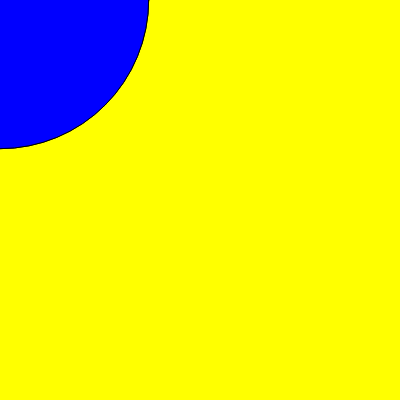
Frame 1 (no input)
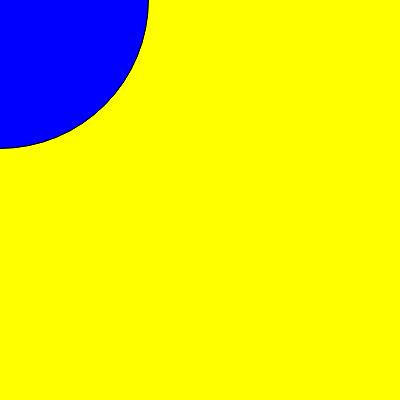
Frame 60 (no input)
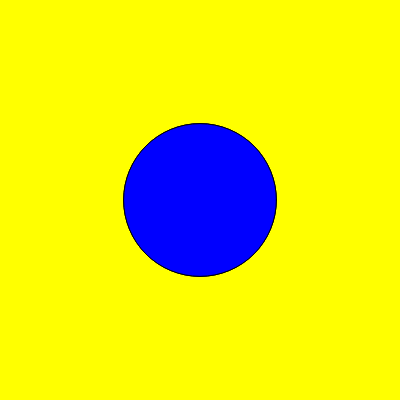
Frame 120 (the mouse pressed at the canvas centre since frame 60)

The p5.js sketch that drew these frames (run headless with seeded random() and noise() and a simulated clock; from frame 60 on, the mouse is pressed at the canvas centre):

// p5.js sketch
// ── sketch.js
let x; //criando variavel X
let y; //criando variavel Y

function setup() {
  createCanvas(400, 400);
  x = random(400);   //sorteando numero até 400
  x = int(x);       // transformando p/ numero inteiro
  y = random(400);
  y = int(y);
}

function draw() {
  background("yellow"); //fundo da tela amarelo
  //circle(x, y, 10);    //circulo com coordenadas aleatorias 
  //e diametro 10
    x = x + random(-2, 2);
    y = y + random(-2,2);
    x = constrain(x,0,400);
    y = constrain(y,0,400);
    let distanciaX; //cateto
    let distanciaY; //cateto
    let distancia; //hipotenusa
    distanciaX = mouseX - x; 
    distanciaY = mouseY - y;
    //distancia = sqrt(distanciaX * distanciaX + distanciaY * distanciaY);
    distancia = dist(mouseX,mouseY,x,y)  //função nativa para calcular distancia
    circle(mouseX,mouseY,distancia);  
  
  dist(mouseX,mouseY,x,y)

   
  if( distancia < 3) {  
    text("Encontrei!", 200, 200);
    noLoop();
  }
   if(distancia > 150){
      fill("blue")
      circle(mouseX,mouseY,distancia);
    }else if(distancia > 100){
      fill("purple");
      circle(mouseX,mouseY,distancia)
    }else if(distancia > 75){
      fill("orange");
      circle(mouseX,mouseY,distancia)
  }else if(distancia > 15){
      fill("red");
      circle(mouseX,mouseY,distancia)
  }
}
